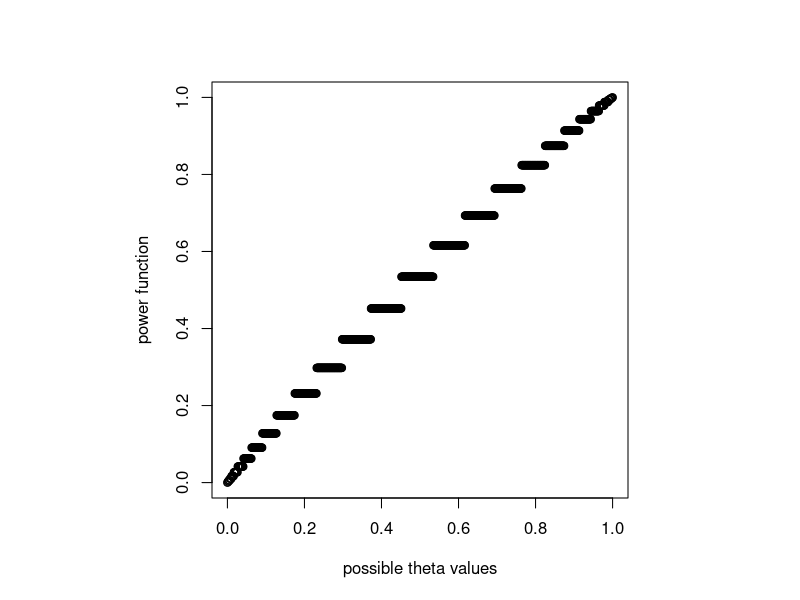

Source code (R):
## ---- chunk 1
# for X ~ Bin(size, prob)
size=124
prob=.75
p=.05
#5.0 quantile
qbinom(p, size=size, prob=prob)
## ---- chunk 2
#size is the probability of rejecting the null at X<85 or X \leq 84.
pbinom(84, size=size, prob=prob)
## ---- chunk 3
all.theta <-  seq(0,1,.001)
#this is the power function
all.power <- pbinom(qbinom(all.theta, size=size, prob=prob), size=size, prob=prob)
par(pty="s")
plot(all.theta, all.power, xlab="possible theta values", ylab="power function", ylim=c(0,1), xlim=c(0,1))
## ---- chunk 4
pbinom(80, size=size, prob=prob)
